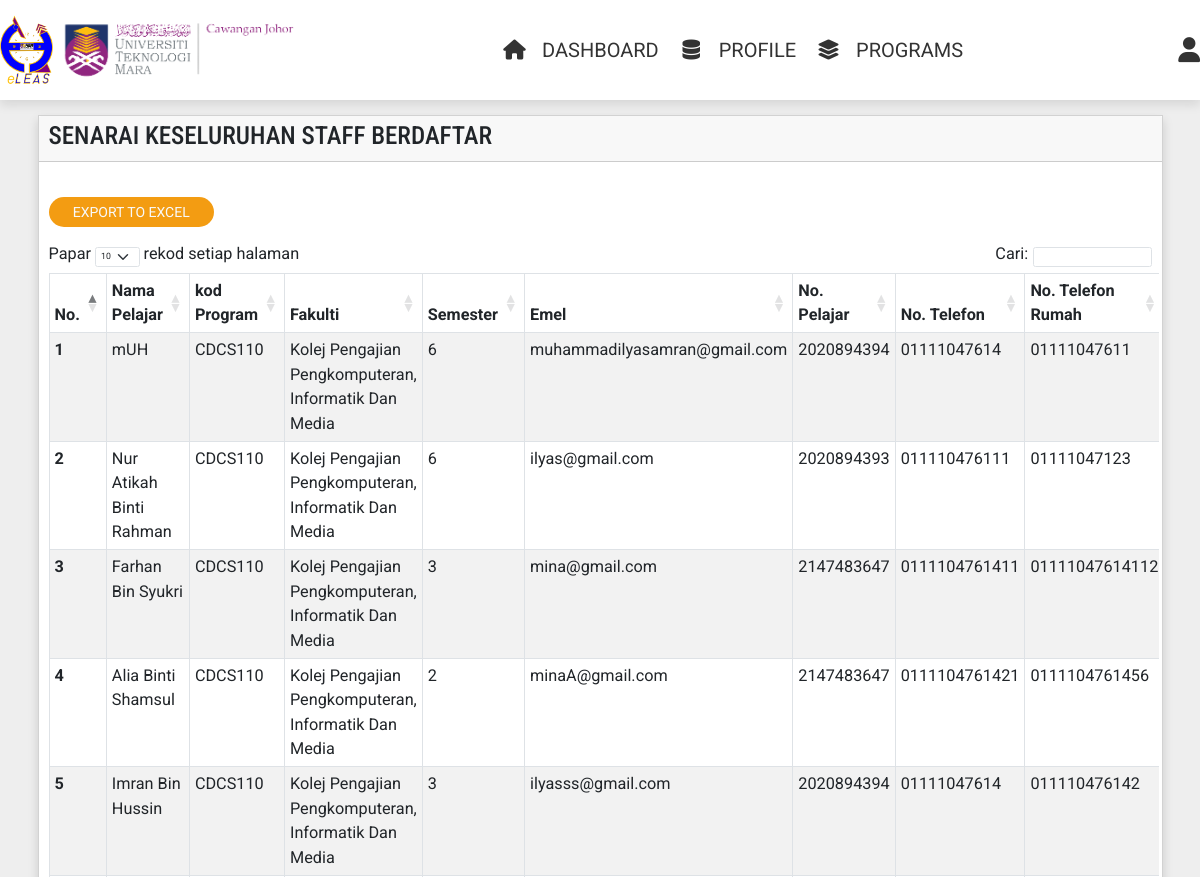
The page /admin_user.php?user_type=1 (signed in, upper part) on the database as committed earlier.
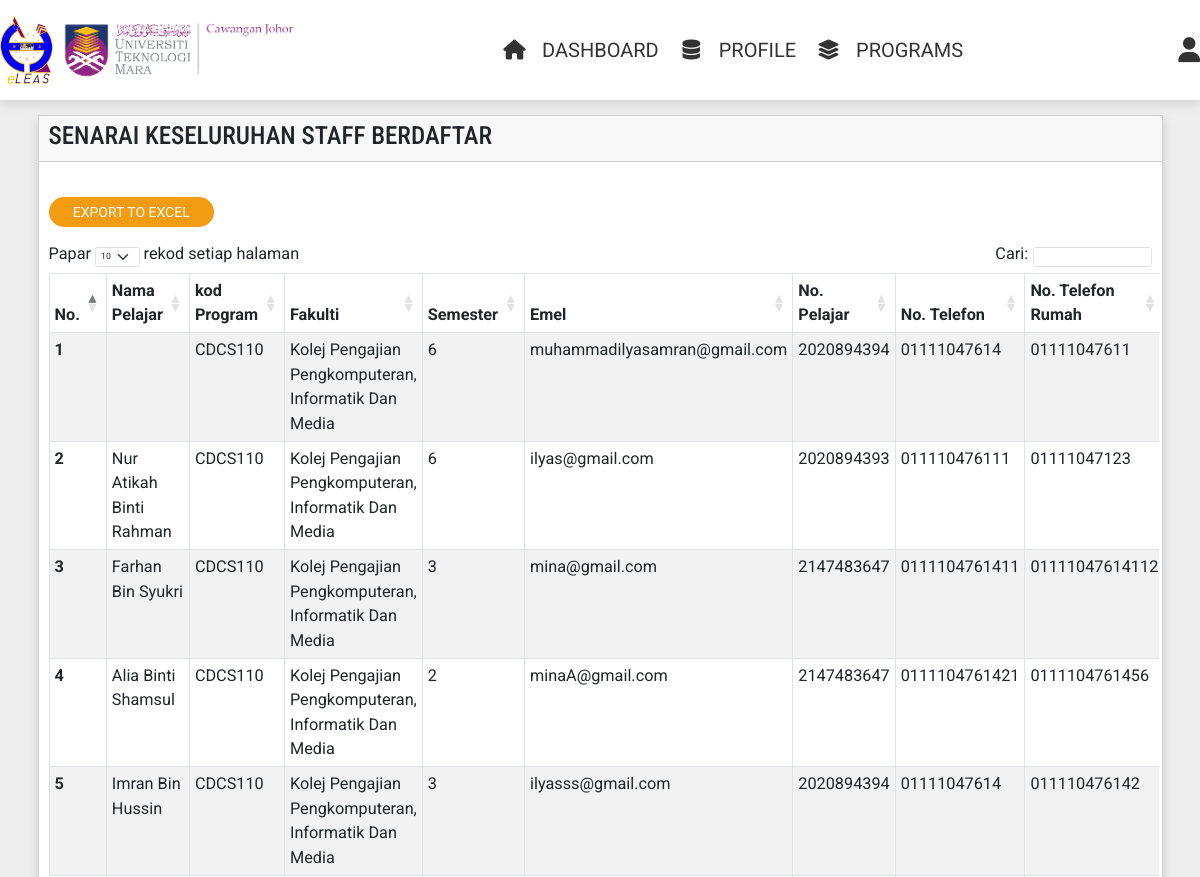
The same page on the database as committed later.
### tables this page shows
CREATE TABLE `students` (
  `student_id` int(100) NOT NULL,
  `name` varchar(70) NOT NULL,
  `ic` varchar(70) NOT NULL,
  `email` varchar(70) NOT NULL,
  `password` varchar(70) NOT NULL,
  `student_no` int(70) NOT NULL,
  `semester` int(70) NOT NULL,
  `phone_no` varchar(70) NOT NULL,
  `home_phone_no` varchar(70) NOT NULL,
  `program_id` int(100) NOT NULL,
  `faculty_id` int(11) NOT NULL
);

CREATE TABLE `programs` (
  `program_id` int(100) NOT NULL,
  `clerk_name` varchar(70) NOT NULL,
  `program_code` varchar(70) NOT NULL,
  `program_name` varchar(70) NOT NULL,
  `faculty_code` varchar(70) NOT NULL,
  `faculty_name` varchar(70) NOT NULL,
  `faculty_id` int(11) NOT NULL
);

CREATE TABLE `faculty` (
  `faculty_id` int(100) NOT NULL,
  `kpp_id` int(100) NOT NULL,
  `name` varchar(70) NOT NULL,
  `faculty_code` varchar(20) NOT NULL
);

### admin_user.php (the view, shortened to what the changed rows need)
<?php
include 'components/connect.php';
?>
<!DOCTYPE html>
<html lang="en">
<head>
    <link rel="stylesheet" href="https://cdnjs.cloudflare.com/ajax/libs/font-awesome/6.1.1/css/all.min.css"
 />
    <link rel="stylesheet" href="https://cdn.jsdelivr.net/npm/bootstrap@5.1.3/dist/css/bootstrap.min.css"
>
    <link rel="stylesheet" href="https://cdnjs.cloudflare.com/ajax/libs/font-awesome/6.1.1/css/all.min.css">
    <link href="https://cdn.jsdelivr.net/npm/bootstrap@5.3.0-alpha3/dist/css/bootstrap.min.css" rel="stylesheet"
>
    <link rel="stylesheet" href="css/style.css">
    <link rel="stylesheet" href="css/dataTables.bootstrap.min.css" />
</head>
<body>
    <br>
    <?php
    if (!isset($_SESSION['admin_id'])) {
        header('location:admin_login.php');
    } else {
        ?>
        <?php if ($_GET['user_type'] == 1) {
            echo ' <div class="container " styles="border-radius: 15px;">
<div class="row">
    <div class="col-lg-12">
        <div class="card card-default rounded-0 shadow">
            <div class="card-header">
                <div class="row">
                    <div class="col-lg-8 col-md-8 col-sm-8">
                        <h1 class="card-title"
                            style="display: flex;  display: flex; align-items: center; font-family: Roboto Condensed, sans-serif; ">
                            SENARAI KESELURUHAN STAFF BERDAFTAR
                        </h1>
                    </div>
                </div>
            </div>
            <div class="card-body">
            <br>
                                    <br>
                <div class="row">
                    <div class="col-sm-12 table-responsive" style="font-size:162.5%;">
                        <table id="myTable" class="table table-bordered table-striped">
                            <thead>
                                <tr>
                                    <th>No.</th>
                                    <th>Nama Pelajar</th>
                                    <th>kod Program</th>
                                    <th>Fakulti</th>
                                    <th>Semester</th>
                                    <th>Emel</th>
                                    <th>No. Pelajar</th>
                                    <th>No. Telefon</th>
                                    <th>No. Telefon Rumah</th>
                                </tr>
                            </thead>
                            <tbody>'; ?>
            <?php
            $no = 1;
                    $result = $conn->prepare("SELECT * FROM `students` ");
                    $result->execute();
                    if ($result->rowCount() > 0) {
                        while ($row = $result->fetch(PDO::FETCH_ASSOC)) {
                            $name = $row['name'];
                            $email = $row['email'];
                            $student_no = $row['student_no'];
                            $program_id = $row['program_id'];
                            $faculty_id = $row['faculty_id'];
                            $semester = $row['semester'];
                            $phone_no = $row['phone_no'];
                            $home_phone_no = $row['home_phone_no'];
                            $resultz = $conn->prepare("SELECT * FROM `programs` WHERE program_id =? ");
                            $resultz->execute([$program_id]);
                            if ($resultz->rowCount() > 0) {
                                while ($rowz = $resultz->fetch(PDO::FETCH_ASSOC)) {
                                    $program_code = $rowz['program_code'];}}
                                    $resultz = $conn->prepare("SELECT * FROM `faculty` WHERE faculty_id =? ");
                                    $resultz->execute([$faculty_id]);
                                    if ($resultz->rowCount() > 0) {
                                        while ($rowz = $resultz->fetch(PDO::FETCH_ASSOC)) {
                                            $faculty = $rowz['name'];}}
                            echo '<tr>
                                                <th>' . $no . '</th>
                                                <td>' . $name . '</td>
                                                <td>' . $program_code . '</td>
                                        <td>' . $faculty . '</td>
                                                <td>' . $semester . '</td>
                                                <td>' . $email . '</td>
                                                <td>' . $student_no . '</td>
                                                <td>' . $phone_no . '</td>
                                                <td>' . $home_phone_no . '</td>
                                </tr>';
                            $no++;
                        }
                    }
            ?>
            <?php echo
                '</tbody>
                        </table>
                    </div>
                </div>
            </div>
        </div>
    </div>
</div>
</div>';
        }  else if ($_GET['user_type'] == 2) {
            echo ' <div class="container " styles="border-radius: 15px;">
    <div class="row">
        <div class="col-lg-12">
            <div class="card card-default rounded-0 shadow">
                <div class="card-header">
                    <div class="row">
                        <div class="col-lg-8 col-md-8 col-sm-8">
                            <h1 class="card-title"
                                style="display: flex;  display: flex; align-items: center; font-family: Roboto Condensed, sans-serif; ">
                                SENARAI KESELURUHAN STAFF BERDAFTAR
                            </h1>
                        </div>
                        <div class="col-lg-4 col-md-4 col-sm-4 col-xs-6 text-end justify-content-end ">
                            <div style="display: flex; justify-content: flex-start; flex-wrap: wrap;">
                            </div>
                        </div>
                    </div>
                    <div style="clear:both"></div>
                </div>
                <div class="card-body">
                <br>
                <a id="export-btn" class=" option-btn text-light btn me-1 underline"
                                           style=" text-transform: uppercase; border-radius: 15px;font-size: 14px; padding: 5px 10px; display: flex; align-items: center; justify-content: center; height: 30px; width: 15%;">
                                           EXPORT TO EXCEL
                                        </a>
                                        <br>
                    <div class="row">
                        <div class="col-sm-12 table-responsive" style="font-size:162.5%;">
                            <table id="myTable" class="table table-bordered table-striped">
                                <thead>
                                    <tr>
                                        <th>No.</th>
                                        <th>Nama Pensyarah</th>
                                        <th>Emel</th>
                                        <th>No. Staff</th>
                                        <th>No. Telefon</th>
                                        <th>Peranan</th>
                                        <th>Fakulti Diuruskan</th>
                                    </tr>
                                </thead>
                                <tbody>'; ?>
                <?php
                $no = 1;
                $result = $conn->prepare("SELECT * FROM `lecturers`");
                $result->execute();
                if ($result->rowCount() > 0) {
                    while ($row = $result->fetch(PDO::FETCH_ASSOC)) {
                        $lecturer_name = $row['lecturer_name'];
                        $lecturer_email = $row['email'];
                        $lecturer_no = $row['staff_no'];
                        $lecturer_work_phone_no = $row['work_phone_no'];
                        $lecturer_id = $row['lecturer_id'];
                        echo '<tr>
                                                    <th>' . $no . '</th>
                                                    <td>' . $lecturer_name . '</td>
                                                    <td>' . $lecturer_email . '</td>
                                            <td>' . $lecturer_no . '</td>
                                                    <td>' . $lecturer_work_phone_no . '</td>
                                                    <td>' . "Pensyarah" . '</td>
                                                    <td>' . "Tidak berkenaan" . '</td>
                                    </tr>';
                        $no++;
                    }
                }
                $result = $conn->prepare("SELECT * FROM `kpps`");
                $result->execute();
                if ($result->rowCount() > 0) {
                    while ($row = $result->fetch(PDO::FETCH_ASSOC)) {
                        $kpp_name = $row['name'];
                        $kpp_email = $row['email'];
                        $kpp_no = $row['staff_no'];
                        $faculty_id = $row['faculty_id'];
                        $kpp_work_phone_no = $row['work_phone_no'];
                        $kpp_id = $row['kpp_id'];
                        $results = $conn->prepare("SELECT * FROM `faculty` WHERE faculty_id=?");
                        $results->execute([$faculty_id]);
                        if ($results->rowCount() > 0) {
                            while ($rows = $results->fetch(PDO::FETCH_ASSOC)) {
                                $faculty = $rows['name'];}}
                        echo '<tr>
                                                    <th>' . $no . '</th>
                                                    <td>' . $kpp_name . '</td>
                                                    <td>' . $kpp_email . '</td>
                                            <td>' . $kpp_no . '</td>
                                                    <td>' . $kpp_work_phone_no . '</td>
                                                    <td>' . "Ketua Pusat Program" . '</td>
                                                    <td>' . $faculty . '</td>
                                    </tr>';
                        $no++;
                    }
                }
                $result = $conn->prepare("SELECT * FROM `trhea`");
                $result->execute();
                if ($result->rowCount() > 0) {
                    while ($row = $result->fetch(PDO::FETCH_ASSOC)) {
                        $trhea_name = $row['trhea_name'];
                        $trhea_email = $row['email'];
                        $trhea_no = $row['staff_no'];
                        $trhea_work_phone_no = $row['work_phone_no'];
                        $trhea_id = $row['trhea_id'];
                        echo '<tr>
                                                    <th>' . $no . '</th>
                                                    <td>' . $trhea_name . '</td>
                                                    <td>' . $trhea_email . '</td>
                                            <td>' . $trhea_no . '</td>
                                                    <td>' . $trhea_work_phone_no . '</td>
                                                    <td>' . "Timbalan Rektor Hal Ehwal Akademik" . '</td>
                                                    <td>' . "Tidak berkenaan" . '</td>
                                    </tr>';
                        $no++;
                    }
                }
                $result = $conn->prepare("SELECT * FROM `clerks`");
                $result->execute();
                if ($result->rowCount() > 0) {
                    while ($row = $result->fetch(PDO::FETCH_ASSOC)) {
                        $clerk_name = $row['clerk_name'];
                        $clerk_email = $row['email'];
                        $clerk_no = $row['staff_no'];
                        $clerk_work_phone_no = $row['work_phone_no'];
                        $clerk_id = $row['clerk_id'];
                        echo '<tr>
                                                    <th>' . $no . '</th>
                                                    <td>' . $clerk_name . '</td>
                                                    <td>' . $clerk_email . '</td>
                                                    <td>' . $clerk_no . '</td>
                                                    <td>' . $clerk_work_phone_no . '</td>
                                                    <td>' . " Admin" . '</td>
                                                    <td>' . "Tidak berkenaan" . '</td>
                                    </tr>';
                    $no++;
                    }
                }
                ?>
            <?php echo
                '</tbody>
                            </table>
                        </div>
                    </div>
                </div>
            </div>
        </div>
    </div>
    </div>';
        }
        ?>
        <?php
    }
    ?>
    <br>
</body>
</html>

Rows that differ between the two databases and show on the page:
changed students "muhammadilyasamran@gmail.com": name "mUH" → (not shown)
